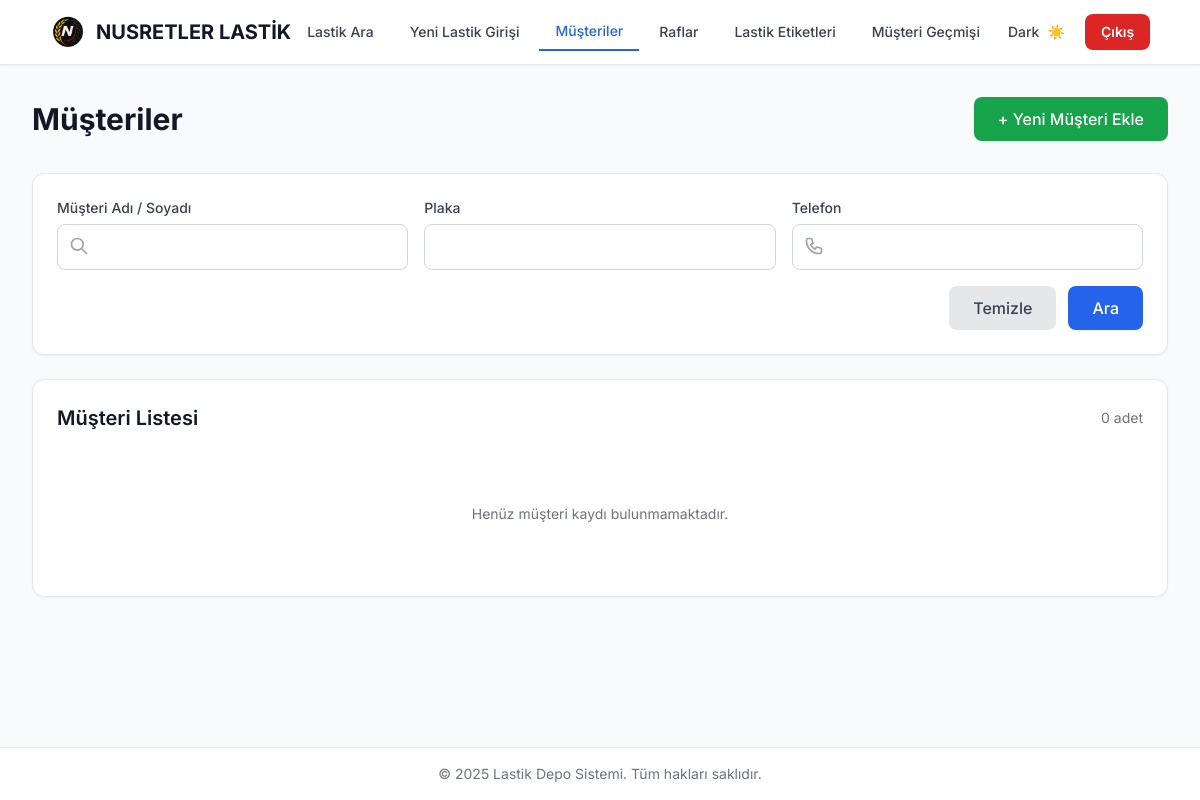
The app's page /musteriler, older data.
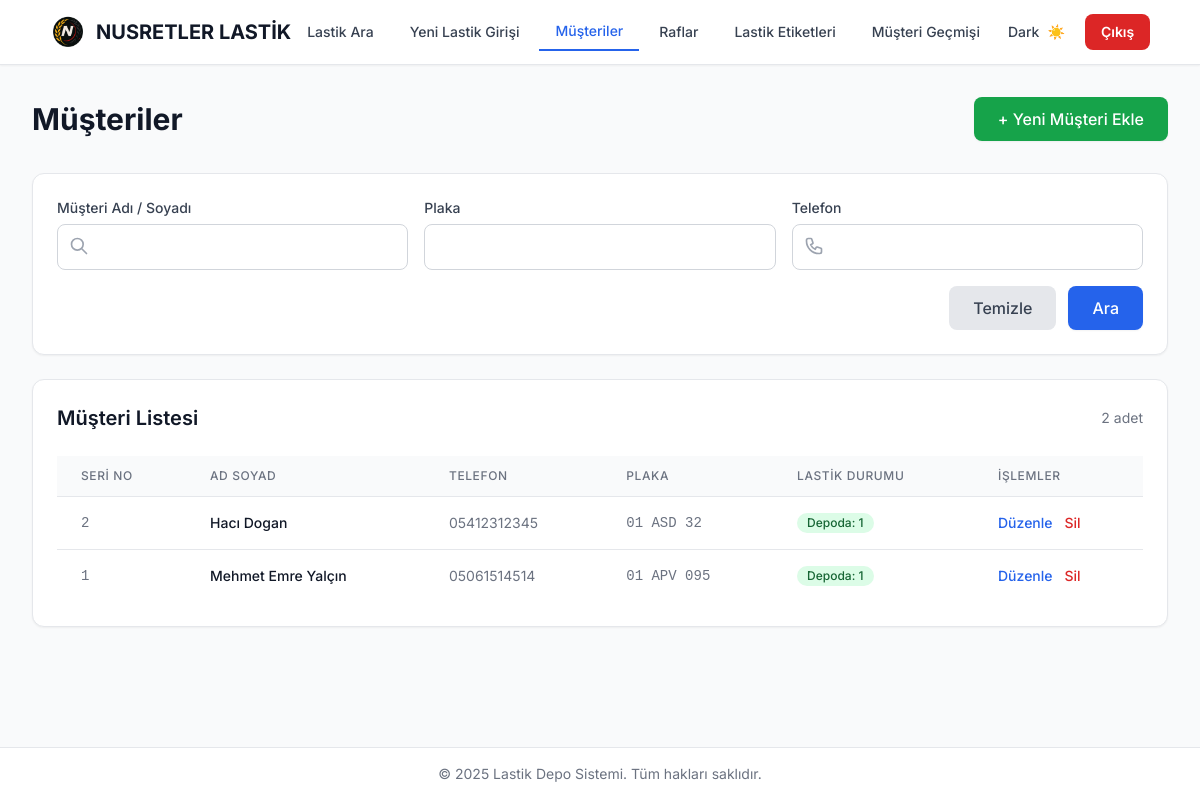
The same page, newer data.
### app/models/models.py (models this page shows)
class Customer(Base):
    __tablename__ = "customers"
    id = Column(Integer, primary_key=True, index=True)
    ad_soyad = Column(String, nullable=False)
    telefon = Column(String, nullable=False)
    plaka = Column(String, nullable=False)
    tires = relationship("Tire", back_populates="customer", cascade="all, delete-orphan")

### app/routes/web_routes.py (the view)
@router.get("/musteriler", response_class=HTMLResponse)
async def musteriler(
    request: Request,
    customer_name: Optional[str] = Query(None),
    plate: Optional[str] = Query(None),
    customer_phone: Optional[str] = Query(None),
    db: Session = Depends(get_db)
):
    query = db.query(Customer)
    if customer_name:
        normalized_search = normalize_turkish_text(customer_name.strip() if customer_name else "")
        all_customers = db.query(Customer).all()
        matching_customers = [
            c for c in all_customers
            if normalized_search in normalize_turkish_text(c.ad_soyad or "")
        ]
        if matching_customers:
            customer_ids = [c.id for c in matching_customers]
            query = query.filter(Customer.id.in_(customer_ids))
        else:
            query = query.filter(Customer.id == -1)  # No results
    if plate:
        query = query.filter(Customer.plaka.ilike(f"%{plate}%"))
    if customer_phone:
        query = query.filter(Customer.telefon.ilike(f"%{customer_phone}%"))
    customers = query.order_by(Customer.ad_soyad).all()
    from app.models.models import Tire
    from app.models.models import TireDurumEnum as ModelTireDurumEnum
    customer_list = []
    for c in customers:
        tires = []  # Initialize tires variable
        depoda_count = 0
        cikmis_count = 0
        try:
            tires = db.query(Tire).filter(Tire.musteri_id == c.id).order_by(Tire.giris_tarihi.desc()).all()
            latest_seri_no = None
            if tires:
                latest_tire = tires[0]  # Most recent tire (ordered by giris_tarihi desc)
                if hasattr(latest_tire, 'seri_no') and latest_tire.seri_no:
                    latest_seri_no = latest_tire.seri_no
            for t in tires:
                try:
                    durum_raw = getattr(t, 'durum', None)
                    if durum_raw is None:
                        depoda_count += 1  # Default to depoda
                    elif isinstance(durum_raw, ModelTireDurumEnum):
                        if durum_raw == ModelTireDurumEnum.DEPODA:
                            depoda_count += 1
                        elif durum_raw == ModelTireDurumEnum.CIKTI:
                            cikmis_count += 1
                    elif isinstance(durum_raw, str):
                        durum_str = durum_raw.strip().upper()
                        if durum_str == "DEPODA":
                            depoda_count += 1
                        elif durum_str == "CIKTI":
                            cikmis_count += 1
                        else:
                            depoda_count += 1  # Default
                    elif hasattr(durum_raw, 'value'):
                        durum_value = durum_raw.value
                        if isinstance(durum_value, str):
                            durum_str = durum_value.strip().upper()
                            if durum_str == "DEPODA":
                                depoda_count += 1
                            elif durum_str == "CIKTI":
                                cikmis_count += 1
                            else:
                                depoda_count += 1  # Default
                        else:
                            depoda_count += 1  # Default
                    else:
                        depoda_count += 1  # Default
                except Exception as e:
                    print(f"Error counting tire status for customer {c.id}: {e}")
                    depoda_count += 1  # Default to depoda
        except Exception as e:
            print(f"Error getting tires for customer {c.id}: {e}")
            depoda_count = 0
            cikmis_count = 0
            tires = []  # Ensure tires is set even on error
        customer_list.append({
            "id": c.id,
            "seri_no": latest_seri_no,  # Latest tire's serial number
            "ad_soyad": c.ad_soyad,
            "telefon": c.telefon,
            "plaka": c.plaka,
            "depoda_count": depoda_count,
            "cikmis_count": cikmis_count,
            "total_count": len(tires)
        })
    query_params = {
        "customer_name": customer_name or "",
        "plate": plate or "",
        "customer_phone": customer_phone or ""
    }
    template = templates.get_template("musteriler.html")
    return HTMLResponse(content=template.render(
        request=request,
        customers=customer_list,
        query_params=query_params,
        current_path="/musteriler"
    ))

### app/templates/musteriler.html (shortened to what this page needs)
{% extends "base.html" %}
{% block content %}
<div class="animate-fade-in">
    <div class="flex justify-between items-center mb-8">
        <h1 class="text-3xl font-bold text-gray-900">Müşteriler</h1>
        <button onclick="showAddForm()" class="bg-green-600 hover:bg-green-700 text-white font-medium px-6 py-2.5 rounded-lg transition-colors shadow-sm">
            + Yeni Müşteri Ekle
        </button>
    </div>
    <div class="bg-white rounded-xl shadow-sm border border-gray-200 p-6 mb-6">
        <form id="filterForm" method="GET" action="/musteriler" class="space-y-4">
            <div class="grid grid-cols-1 md:grid-cols-3 gap-4">
                <div class="relative">
                    <label for="customer_name" class="block text-sm font-medium text-gray-700 mb-1.5">Müşteri Adı / Soyadı</label>
                    <div class="relative">
                        <input type="text" id="customer_name" name="customer_name"
                               value="{{ query_params.customer_name }}"
                               class="w-full px-4 py-2.5 pl-10 border border-gray-300 rounded-lg focus:ring-2 focus:ring-blue-500 focus:border-blue-500 transition-all"
                               placeholder=>
                        <svg class="absolute left-3 top-3 w-5 h-5 text-gray-400" fill="none" stroke="currentColor" viewBox="0 0 24 24">
                            <path stroke-linecap="round" stroke-linejoin="round" stroke-width="2" d="M21 21l-6-6m2-5a7 7 0 11-14 0 7 7 0 0114 0z"></path>
                        </svg>
                    </div>
                </div>
                <div>
                    <label for="plate" class="block text-sm font-medium text-gray-700 mb-1.5">Plaka</label>
                    <input type="text" id="plate" name="plate"
                           value="{{ query_params.plate }}"
                           class="w-full px-4 py-2.5 border border-gray-300 rounded-lg focus:ring-2 focus:ring-blue-500 focus:border-blue-500 transition-all"
                           placeholder=>
                </div>
                <div class="relative">
                    <label for="customer_phone" class="block text-sm font-medium text-gray-700 mb-1.5">Telefon</label>
                    <div class="relative">
                        <input type="text" id="customer_phone" name="customer_phone"
                               value="{{ query_params.customer_phone }}"
                               class="w-full px-4 py-2.5 pl-10 border border-gray-300 rounded-lg focus:ring-2 focus:ring-blue-500 focus:border-blue-500 transition-all"
                               placeholder=>
                    </div>
                </div>
            </div>
            <div class="flex justify-end space-x-3">
                <button type="button" onclick="resetFilters()" class="bg-gray-200 hover:bg-gray-300 text-gray-700 font-medium px-6 py-2.5 rounded-lg transition-colors">
                    Temizle
                </button>
                <button type="submit" class="bg-blue-600 hover:bg-blue-700 text-white font-medium px-6 py-2.5 rounded-lg transition-colors shadow-sm">
                    Ara
                </button>
            </div>
        </form>
    </div>
    <div class="bg-white rounded-xl shadow-sm border border-gray-200 p-6">
        <div class="flex items-center justify-between mb-6">
            <h2 class="text-xl font-semibold text-gray-900">Müşteri Listesi</h2>
            <span class="text-sm text-gray-500">{{ customers|length }} adet</span>
        </div>
        {% if customers %}
        <div class="overflow-x-auto">
            <table class="min-w-full divide-y divide-gray-200">
                <thead class="bg-gray-50">
                    <tr>
                        <th class="px-6 py-3 text-left text-xs font-medium text-gray-500 uppercase tracking-wider">Seri No</th>
                        <th class="px-6 py-3 text-left text-xs font-medium text-gray-500 uppercase tracking-wider">Ad Soyad</th>
                        <th class="px-6 py-3 text-left text-xs font-medium text-gray-500 uppercase tracking-wider">Telefon</th>
                        <th class="px-6 py-3 text-left text-xs font-medium text-gray-500 uppercase tracking-wider">Plaka</th>
                        <th class="px-6 py-3 text-left text-xs font-medium text-gray-500 uppercase tracking-wider">Lastik Durumu</th>
                        <th class="px-6 py-3 text-left text-xs font-medium text-gray-500 uppercase tracking-wider">İşlemler</th>
                    </tr>
                </thead>
                <tbody class="bg-white divide-y divide-gray-200">
                    {% for customer in customers %}
                    <tr class="hover:bg-gray-50 transition-colors">
                        <td class="px-6 py-4 whitespace-nowrap text-sm text-gray-500 font-mono">{{ customer.seri_no if customer.seri_no else '-' }}</td>
                        <td class="px-6 py-4 whitespace-nowrap text-sm font-medium text-gray-900">{{ customer.ad_soyad }}</td>
                        <td class="px-6 py-4 whitespace-nowrap text-sm text-gray-500">{{ customer.telefon }}</td>
                        <td class="px-6 py-4 whitespace-nowrap text-sm text-gray-500 font-mono">{{ customer.plaka }}</td>
                        <td class="px-6 py-4 whitespace-nowrap text-sm">
                            <div class="flex items-center space-x-4">
                                {% if customer.depoda_count > 0 %}
                                <span class="inline-flex items-center px-2.5 py-0.5 rounded-full text-xs font-medium bg-green-100 text-green-800">
                                    Depoda: {{ customer.depoda_count }}
                                </span>
                                {% endif %}
                            </div>
                        </td>
                        <td class="px-6 py-4 whitespace-nowrap text-sm space-x-2">
                            <button onclick="editCustomer({{ customer.id }}, '{{ customer.ad_soyad }}', '{{ customer.telefon }}', '{{ customer.plaka }}')"
                                    class="text-blue-600 hover:text-blue-800 font-medium">
                                Düzenle
                            </button>
                            <button onclick="showDeleteConfirm({{ customer.id }}, '{{ customer.ad_soyad|replace("'", "\\'")|replace('"', '\\"') }}')"
                                    class="text-red-600 hover:text-red-800 font-medium">
                                Sil
                            </button>
                        </td>
                    </tr>
                    {% endfor %}
                </tbody>
            </table>
        </div>
        {% else %}
        <div class="text-center py-12">
            <p class="text-gray-500 text-sm">Henüz müşteri kaydı bulunmamaktadır.</p>
        </div>
        {% endif %}
    </div>
</div>
{% endblock %}

### app/templates/base.html (shortened to what this page needs)
<!DOCTYPE html>
<html lang="tr" class="h-full">
<head>
    <script src="https://cdn.tailwindcss.com"></script>
    <link rel="stylesheet" href="/static/style.css">
</head>
<body class="bg-gray-50 min-h-screen flex flex-col">
    <nav class="bg-white border-b border-gray-200 shadow-sm">
        <div class="max-w-7xl mx-auto px-6 lg:px-8">
          <div class="flex items-center h-16">
               <div class="flex items-center space-x-2 ml-4">
                    <div class="flex items-center justify-center w-10 h-10">
                        <img src="/static/images/Nusretler logo-Photoroom.png" alt="NUSRETLER LASTİK Logo" class="h-10 w-auto object-contain">
                    </div>
                    <span class="text-xl font-bold text-gray-900">NUSRETLER LASTİK</span>
                </div>
<div class="flex items-center justify-between h-16">
    <div class="flex items-center space-x-2">
        <div class="flex items-center space-x-1">
            <a href="/lastik-ara"
               class="nav-link px-4 py-2 text-sm font-medium text-gray-700 hover:text-blue-600 transition-colors {% if current_path == '/lastik-ara' or current_path == '/' %}active{% endif %}">
                Lastik Ara
            </a>
            <a href="/yeni-lastik"
               class="nav-link px-4 py-2 text-sm font-medium text-gray-700 hover:text-blue-600 transition-colors {% if current_path == '/yeni-lastik' %}active{% endif %}">
                Yeni Lastik Girişi
            </a>
            <a href="/musteriler"
               class="nav-link px-4 py-2 text-sm font-medium text-gray-700 hover:text-blue-600 transition-colors {% if current_path == '/musteriler' %}active{% endif %}">
                Müşteriler
            </a>
            <a href="/raflar"
               class="nav-link px-4 py-2 text-sm font-medium text-gray-700 hover:text-blue-600 transition-colors {% if current_path == '/raflar' %}active{% endif %}">
                Raflar
            </a>
            <a href="/lastik-etiketleri"
               class="nav-link px-4 py-2 text-sm font-medium text-gray-700 hover:text-blue-600 transition-colors {% if current_path == '/lastik-etiketleri' %}active{% endif %}">
                Lastik Etiketleri
            </a>
            <a href="/musteri-gecmisi"
               class="nav-link px-4 py-2 text-sm font-medium text-gray-700 hover:text-blue-600 transition-colors {% if current_path == '/musteri-gecmisi' %}active{% endif %}">
                Müşteri Geçmişi
            </a>
        </div>
    </div>
    <div class="flex items-center space-x-2">
        <button id="dark-mode-toggle"
                type="button"
                class="px-3 py-2 text-sm font-medium text-gray-700 hover:text-blue-600 hover:bg-gray-100 rounded-lg transition flex items-center gap-2">
            <span class="hidden sm:inline">Dark</span>
            ☀️
        </button>
        <a href="/logout"
           class="px-4 py-2 text-sm font-semibold text-white bg-red-600 hover:bg-red-700 rounded-lg transition whitespace-nowrap">
            Çıkış
        </a>
    </div>
</div>
                </div>
            </div>
    </nav>
    <main class="max-w-7xl mx-auto px-6 lg:px-8 py-8 flex-grow w-full">
        {% block content %}{% endblock %}
    </main>
    <footer class="bg-white border-t border-gray-200 text-gray-500 py-4 mt-auto">
        <div class="max-w-7xl mx-auto px-6 text-center">
            <p class="text-sm">&copy; 2025 Lastik Depo Sistemi. Tüm hakları saklıdır.</p>
        </div>
    </footer>
</body>
</html>

### app/static/style.css (style rules this page uses)
* { transition: all 0.2s ease; }
.animate-fade-in { animation: fadeIn 0.4s ease-out; }

### app/templates/base.html (style rules this page uses)
body { font-family: 'Inter', sans-serif; }
.nav-link.active { color: #2563eb; border-bottom: 2px solid #2563eb; }

Row changes from the older to the newer data that the page shows:
added Customer: id "2", ad_soyad "Hacı Dogan", telefon "05412312345", plaka "01 ASD 32", depoda_count "1"
added Customer: id "1", ad_soyad "Mehmet Emre Yalçın", telefon "05061514514", plaka "01 APV 095", depoda_count "1"
Text that changed along with them:
{{ customers|length }}: "0" → "2"
text no longer shown: "Henüz müşteri kaydı bulunmamaktadır."
text now shown: "SERI NO AD SOYAD TELEFON PLAKA LASTIK DURUMU İŞLEMLER"
